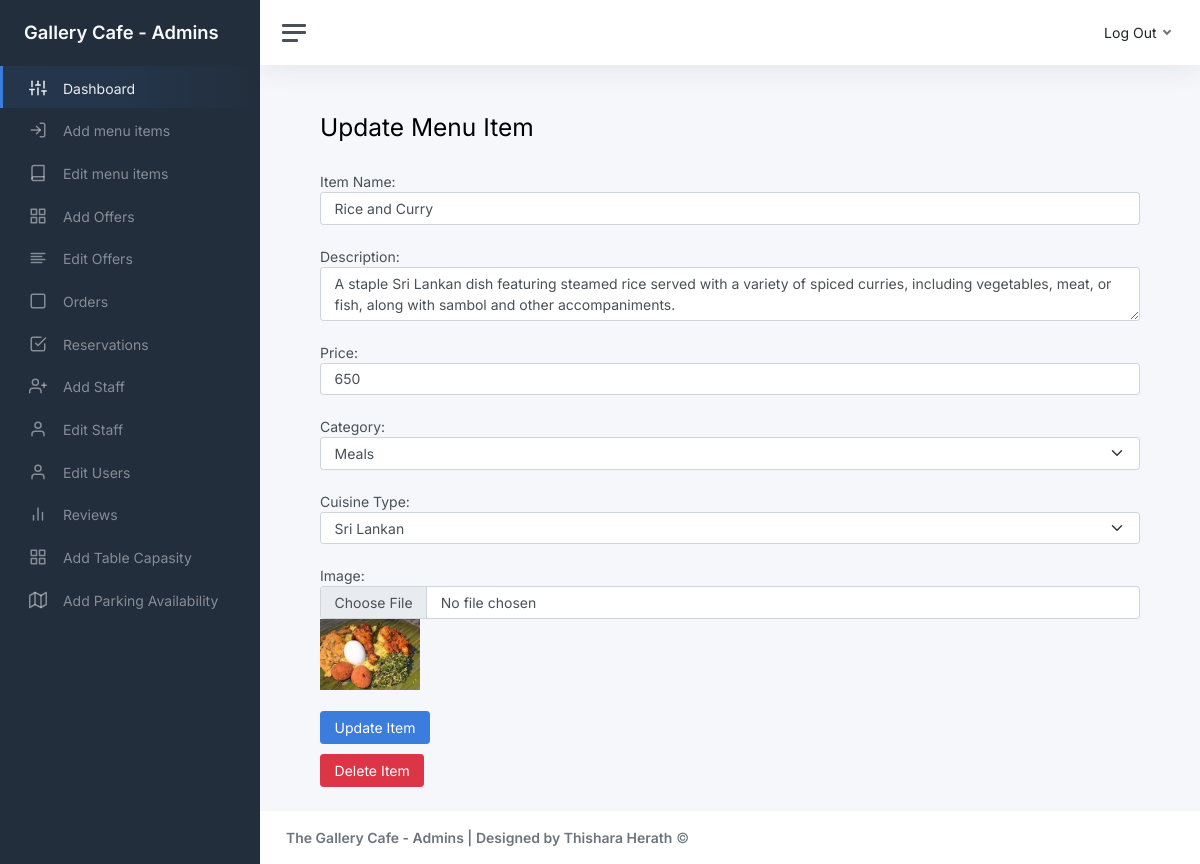
Page /update_menu_item.php?id=31 on the committed database.
### tables this page shows
CREATE TABLE IF NOT EXISTS `menu_items` (
  `id` int NOT NULL AUTO_INCREMENT,
  `name` varchar(100) NOT NULL DEFAULT '',
  `description` varchar(1000) NOT NULL DEFAULT '',
  `price` varchar(50) NOT NULL DEFAULT '',
  `category` varchar(50) NOT NULL DEFAULT '',
  `cousin_type` varchar(100) NOT NULL DEFAULT '',
  `image` varchar(50) NOT NULL DEFAULT '',
  PRIMARY KEY (`id`)
);

### update_menu_item.php (the view, shortened to what this page needs)
<!DOCTYPE html>
<html lang="en">
<head>
	<link href="admin_css/app.css" rel="stylesheet">
</head>
<body>
<div class="wrapper">
<nav id="sidebar" class="sidebar js-sidebar">
			<div class="sidebar-content js-simplebar">
				<a class="sidebar-brand" href="index.html">
					<span class="align-middle">Gallery Cafe - Admins</span>
				</a>
				<ul class="sidebar-nav">
					<li class="sidebar-item active">
						<a class="sidebar-link" href="admin_panel.php">
							<i class="align-middle" data-feather="sliders"></i> <span class="align-middle">Dashboard</span>
						</a>
					</li>
					<li class="sidebar-item">
						<a class="sidebar-link" href="add_menu_item.php">
							<i class="align-middle" data-feather="log-in"></i> <span class="align-middle">Add menu items</span>
						</a>
					</li>
					<li class="sidebar-item">
						<a class="sidebar-link" href="menu_list.php">
							<i class="align-middle" data-feather="book"></i> <span class="align-middle">Edit menu items</span>
						</a>
					</li>
					<li class="sidebar-item">
						<a class="sidebar-link" href="add_offer.php">
							<i class="align-middle" data-feather="grid"></i> <span class="align-middle">Add Offers</span>
						</a>
					</li>
					<li class="sidebar-item">
						<a class="sidebar-link" href="edit_offers.php">
							<i class="align-middle" data-feather="align-left"></i> <span class="align-middle">Edit Offers</span>
						</a>
					</li>
					<li class="sidebar-item">
						<a class="sidebar-link" href="all_orders.php">
							<i class="align-middle" data-feather="square"></i> <span class="align-middle">Orders</span>
						</a>
					</li>
					<li class="sidebar-item">
						<a class="sidebar-link" href="display_reservations.php">
							<i class="align-middle" data-feather="check-square"></i> <span class="align-middle">Reservations</span>
						</a>
					</li>
					<li class="sidebar-item">
						<a class="sidebar-link" href="register_staff.php">
							<i class="align-middle" data-feather="user-plus"></i> <span class="align-middle">Add Staff</span>
						</a>
					</li>
					<li class="sidebar-item">
						<a class="sidebar-link" href="display_staff.php">
							<i class="align-middle" data-feather="user"></i> <span class="align-middle">Edit Staff</span>
						</a>
					</li>
					<li class="sidebar-item">
						<a class="sidebar-link" href="edit_users.php">
							<i class="align-middle" data-feather="user"></i> <span class="align-middle">Edit Users</span>
						</a>
					</li>
					<li class="sidebar-item">
						<a class="sidebar-link" href="display_reviews.php">
							<i class="align-middle" data-feather="bar-chart-2"></i> <span class="align-middle">Reviews</span>
						</a>
					</li>
					<li class="sidebar-item">
						<a class="sidebar-link" href="add_table.php">
							<i class="align-middle" data-feather="grid"></i> <span class="align-middle">Add Table Capasity</span>
						</a>
					</li>
					<li class="sidebar-item">
						<a class="sidebar-link" href="add_parking.php">
							<i class="align-middle" data-feather="map"></i> <span class="align-middle">Add Parking Availability</span>
						</a>
					</li>
				</ul>
			</div>
		</nav>
		<div class="main">
		<nav class="navbar navbar-expand navbar-light navbar-bg">
				<a class="sidebar-toggle js-sidebar-toggle">
					<i class="hamburger align-self-center"></i>
				</a>
				<div class="navbar-collapse collapse">
					<ul class="navbar-nav navbar-align">
						<li class="nav-item dropdown">
							<a class="nav-link dropdown-toggle d-none d-sm-inline-block" href="#" data-bs-toggle="dropdown">
								<span class="text-dark">Log Out</span>
							</a>
						</li>
					</ul>
				</div>
			</nav>
			<main class="content">
				<div class="container-fluid p-0">
    <div class="container">
        <h2>Update Menu Item</h2><br>
        <?php
        require 'dbconn.php';
        if (isset($_GET['id']) && is_numeric($_GET['id'])) {
            $id = $_GET['id'];
            $sql = "SELECT * FROM menu_items WHERE id=?";
            $stmt = $conn->prepare($sql);
            $stmt->bind_param("i", $id);
            $stmt->execute();
            $result = $stmt->get_result();
            $row = $result->fetch_assoc();
            if ($row) {
                ?>
                <form action="update_menu_item_action.php" method="post" enctype="multipart/form-data">
                    <div class="form-group">
                        <label for="name">Item Name:</label>
                        <input type="text" class="form-control" id="name" name="name" value="<?php echo htmlspecialchars($row['name']); ?>" required>
                    </div><br>
                    <div class="form-group">
                        <label for="description">Description:</label>
                        <textarea class="form-control" id="description" name="description" required><?php echo htmlspecialchars($row['description']); ?></textarea>
                    </div><br>
                    <div class="form-group">
                        <label for="price">Price:</label>
                        <input type="number" step="0.01" class="form-control" id="price" name="price" value="<?php echo $row['price']; ?>" required>
                    </div><br>
                    <div class="form-group">
                        <label for="category">Category:</label>
                        <select class="form-select" id="category" name="category" required>
                            <option value="Meals" <?php if($row['category'] == 'Meals') echo 'selected'; ?>>Meals</option>
                        </select>
                    </div><br>
                    <div class="form-group">
                        <label for="cousin_type">Cuisine Type:</label>
                        <select class="form-select" id="cousin_type" name="cousin_type" required>
                            <option value="Sri Lankan" <?php if($row['cousin_type'] == 'Sri Lankan') echo 'selected'; ?>>Sri Lankan</option>
                        </select>
                    </div><br>
                    <div class="form-group">
                        <label for="image">Image:</label>
                        <input type="file" class="form-control" id="image" name="image">
                        <img src="uploads/<?php echo htmlspecialchars($row['image']); ?>" width="100">
                    </div><br>
                    <button type="submit" class="btn btn-primary">Update Item</button>
                </form>
                <form action="delete_menu_item.php" method="post" style="margin-top: 10px;">
                    <button type="submit" class="btn btn-danger">Delete Item</button>
                </form>
                <?php
            } else {
                echo "<div class='alert alert-danger'>Menu item not found.</div>";
            }
        } else {
            echo "<div class='alert alert-danger'>Invalid menu item ID. Redirecting...</div>";
            header("refresh:2;url=menu_list.php");
        }
        ?>
    </div>
    </div>
			</main>
			<footer class="footer">
				<div class="container-fluid">
					<div class="row text-muted">
						<div class="col-6 text-start">
							<p class="mb-0">
								<a class="text-muted" href="https://adminkit.io/" target="_blank"><strong>The Gallery Cafe - Admins | Designed by Thishara Herath</strong></a> &copy;
							</p>
						</div>
					</div>
				</div>
			</footer>
		</div>
	</div>
</body>
</html>

### rows in the picture
menu_items: name "Rice and Curry", description "A staple Sri Lankan dish featuring steamed rice served with a variety of spiced curries, including vegetables, meat, or fish, along with sambol and other accompaniments.", price "650", category "Meals", cousin_type "Sri Lankan", image (picture)
